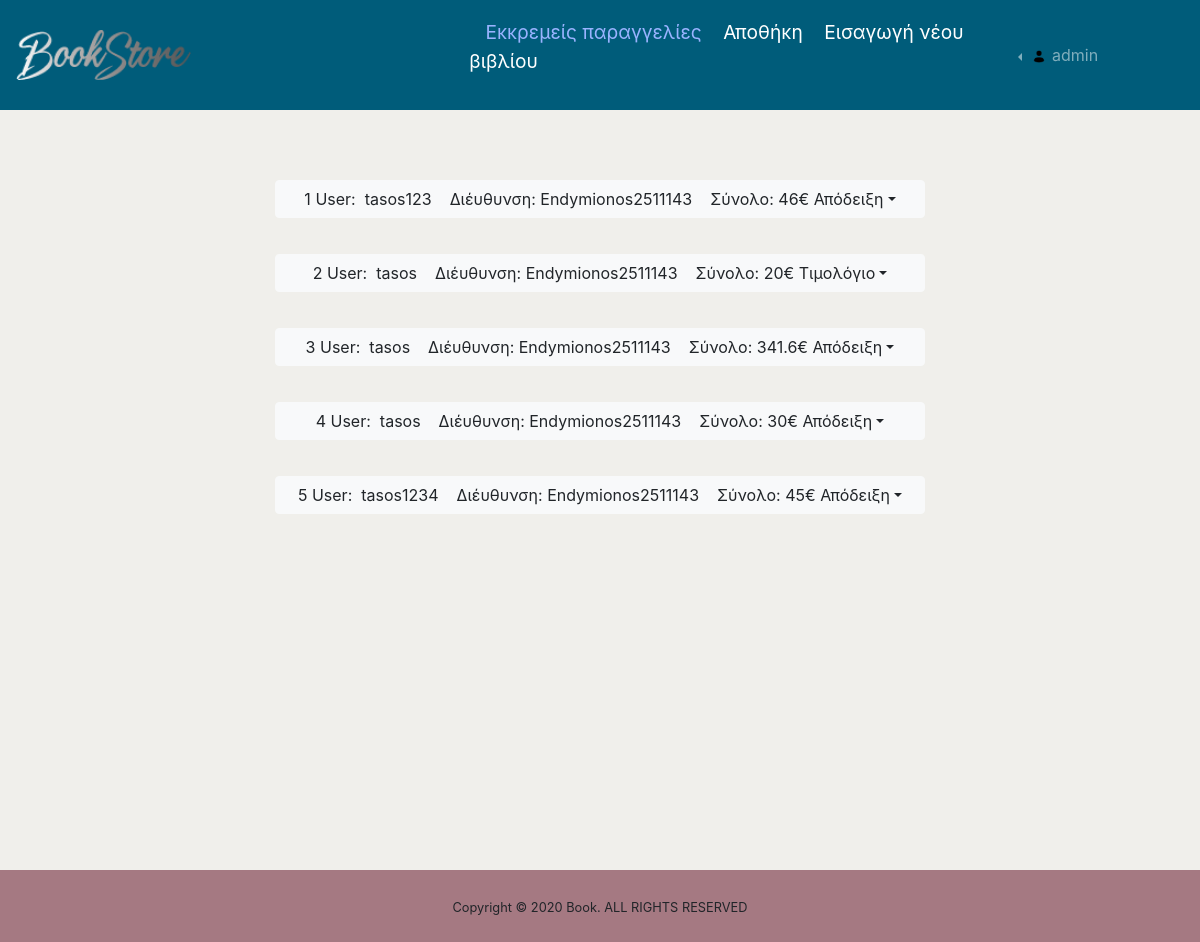
Page /code/admin.php (signed in) on the committed database.
### tables this page shows
CREATE TABLE `orders` (
  `order_id` int(11) NOT NULL,
  `username` varchar(50) NOT NULL,
  `status` varchar(50) NOT NULL,
  `sunolo` float NOT NULL,
  `address` varchar(50) NOT NULL,
  `timologio` tinyint(1) NOT NULL,
  `afm` int(11) DEFAULT NULL,
  `enterprise_name` varchar(100) DEFAULT NULL
);

### code/admin.php (the view, shortened to what this page needs)
<?php
  include 'deletebook.php';
?>
<!DOCTYPE html>
<html lang="en">
 <head>
  <link rel="stylesheet" href="https://maxcdn.bootstrapcdn.com/bootstrap/4.5.2/css/bootstrap.min.css">
</head>
<body>
   <nav class="navbar navbar-expand-md navbar-dark fixed-top ">
      <a class="navbar-brand" href="#"><img src="images/white_logo.png" style="width:110%;"></a>
      <div class="collapse navbar-collapse" id="navbarCollapse">
      <ul style="list-style-type: none; text-align: left; margin-left:24%; color:white; width:60%; font-size:120%;">
            <li id="par" style="color:#99b3ff;">Εκκρεμείς παραγγελίες</li>
            <li id="st">Αποθήκη</li>
            <li id="new">Εισαγωγή νέου βιβλίου</li>
          </ul>
        <?php
          echo ' <ul class="navbar-nav dropleft ml-auto mr-5">
                <li class="nav-item dropdown">
                  <a class="nav-link dropdown-toggle" style="width:130px;" id="navbarDropdown" role="button" data-toggle="dropdown" aria-haspopup="true" aria-expanded="false">
                    <img src="images/profileicon.png" style="width: 15%;" > ' . $_SESSION['username'] . '
                  </a>
                  <div  id="logout" class="dropdown-menu" aria-labelledby="navbarDropdown">
                    <div class="dropdown-item"><form id="loged" action="logout.php">
                       <input type="submit" value="Αποσύνδεση" class="btn btn-light" >
                     </form>
                    </div>
                  </div>
                 </li>
              </ul> ';
         ?>
      </div>
    </nav>
    <div id="paraggelies">
     <div class="mr-auto ml-auto">
      <?php
        $sql6 = "SELECT * FROM orders WHERE status = 'pending' ";
        $result6 = mysqli_query($conn,$sql6);
        $counter = 1;
        while ($row6 = mysqli_fetch_assoc($result6)){
          echo '<div class="dropdown" style="margin-top:3%;">
          <button class="btn btn-light dropdown-toggle mybuttons" type="button" id="dropdownMenuButton" data-toggle="dropdown" aria-haspopup="true" aria-expanded="false">
          '. $counter .'&nbspUser:&nbsp '. $row6["username"]. ' &nbsp&nbsp Διέυθυνση:&nbsp'. $row6["address"] .' &nbsp&nbsp Σύνολο:&nbsp'.$row6["sunolo"].'€&nbsp';
          if ($row6["timologio"] == 1){
            echo 'Τιμολόγιο';
          }else{
            echo 'Απόδειξη';
          }
          echo '</button>
          <div class="dropdown-menu mydropdown" aria-labelledby="dropdownMenuButton">';
          $counter += 1;
          echo ' </div>
          </div> ' ;
        }
      ?>
     </div>
    </div>
  <footer id="sticky-footer" class="py-4  ">
      <div class="container text-center">
        <small>Copyright &copy; 2020 Book. ALL RIGHTS RESERVED</small>
      </div>
     </footer>
</body>
</html>

### code/admin.php (style rules this page uses)
body { height:100%; background-color:#F0EFEB; box-sizing: border-box; }
.navbar { background-color:#005C7A; padding-top:18px; padding-bottom:18px; }
ul li { display: inline; margin-left: 3%; cursor: pointer; }
#paraggelies { width: 100%; text-align: center; margin-top: 180px; min-height:690px; }
.mybuttons { width:40%; min-width:650px; }
footer { clear: both; margin-bottom: 0; position: relative; bottom: 0px; text-align: center; background-color:#A57982; }

### rows in the picture
orders: username "tasos123", address "Endymionos2511143", sunolo "46", timologio "Απόδειξη"
orders: username "tasos", address "Endymionos2511143", sunolo "20", timologio "Τιμολόγιο"
orders: username "tasos", address "Endymionos2511143", sunolo "341.6", timologio "Απόδειξη"
orders: username "tasos", address "Endymionos2511143", sunolo "30", timologio "Απόδειξη"
orders: username "tasos1234", address "Endymionos2511143", sunolo "45", timologio "Απόδειξη"

### other values in the picture
$_SESSION['username'] "admin"
